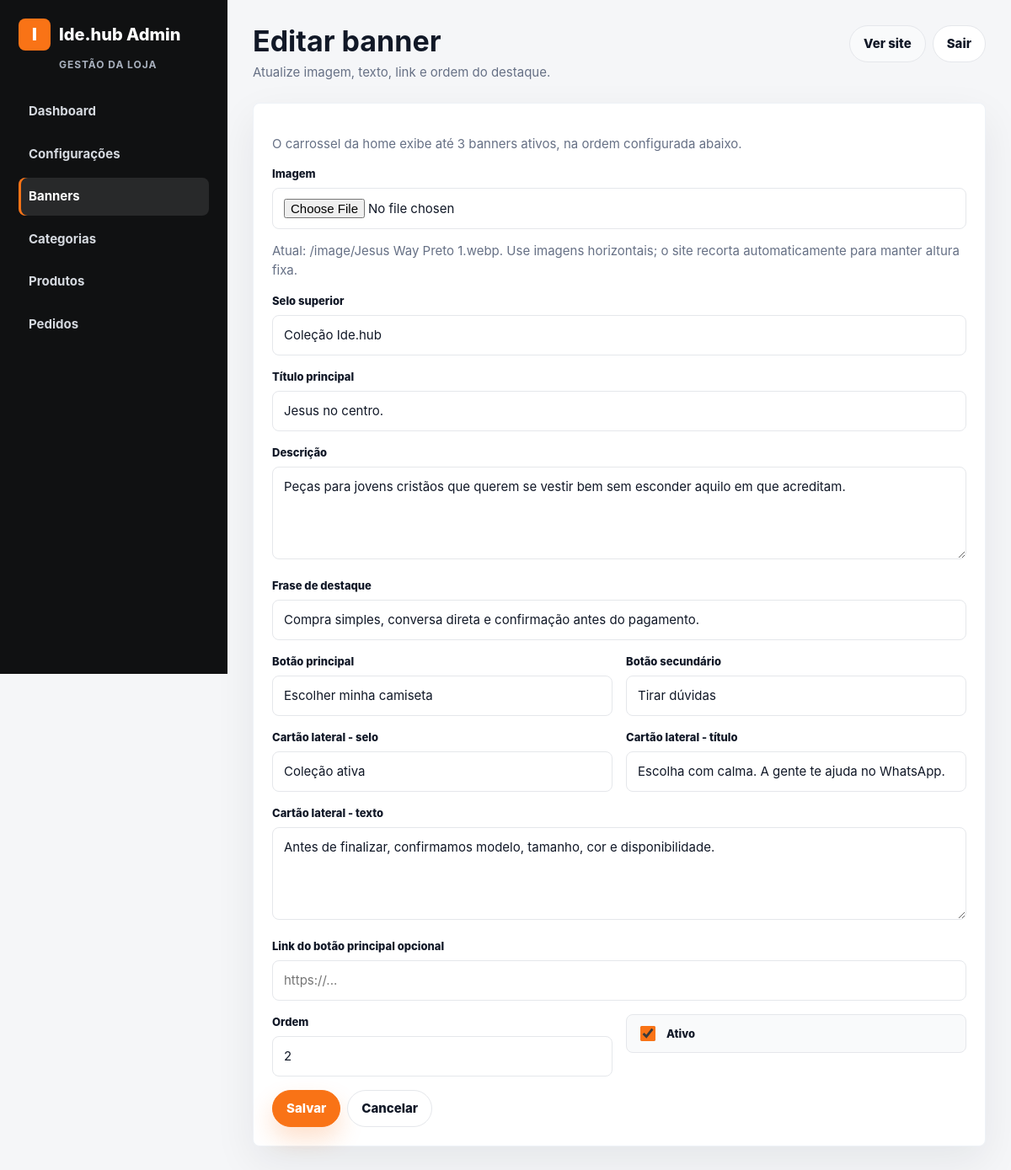
Screenshot of /admin/banners/edit.php?id=2 (signed in) with the database file from the repository.
### tables this page shows
CREATE TABLE IF NOT EXISTS banners (
  id INT UNSIGNED AUTO_INCREMENT PRIMARY KEY,
  image_path VARCHAR(255) NOT NULL,
  eyebrow VARCHAR(120) NULL,
  title VARCHAR(160) NULL,
  subtitle VARCHAR(255) NULL,
  trust_text VARCHAR(255) NULL,
  primary_cta VARCHAR(80) NULL,
  secondary_cta VARCHAR(80) NULL,
  side_kicker VARCHAR(80) NULL,
  side_title VARCHAR(160) NULL,
  side_text VARCHAR(255) NULL,
  link_url VARCHAR(255) NULL,
  display_order INT NOT NULL DEFAULT 0,
  active TINYINT(1) NOT NULL DEFAULT 1,
  created_at TIMESTAMP DEFAULT CURRENT_TIMESTAMP,
  updated_at TIMESTAMP DEFAULT CURRENT_TIMESTAMP ON UPDATE CURRENT_TIMESTAMP,
  INDEX idx_banners_active_order (active, display_order)
);

### config/database.php (called while the page is built, shortened)
<?php
function db(): PDO
{
    static $pdo = null;
    if ($pdo instanceof PDO) {
        return $pdo;
    }
    $dsn = sprintf('mysql:host=%s;dbname=%s;charset=%s', DB_HOST, DB_NAME, DB_CHARSET);
    $pdo = new PDO($dsn, DB_USER, DB_PASS, [
        PDO::ATTR_ERRMODE => PDO::ERRMODE_EXCEPTION,
        PDO::ATTR_DEFAULT_FETCH_MODE => PDO::FETCH_ASSOC,
        PDO::ATTR_EMULATE_PREPARES => false,
    ]);
    return $pdo;
}

### models/Banner.php (called while the page is built, shortened)
<?php
require_once __DIR__ . '/../config/database.php';
final class Banner
{
    private static function ensureHeroColumns(): void
    {
        $columns = db()->query('SHOW COLUMNS FROM banners')->fetchAll();
    }
    public static function find(int $id): ?array
    {
        self::ensureHeroColumns();
        $stmt = db()->prepare('SELECT * FROM banners WHERE id = ?');
        $stmt->execute([$id]);
        $banner = $stmt->fetch();
        return $banner ?: null;
    }
}

### includes/helpers.php (called while the page is built, shortened)
<?php
function e(?string $value): string
{
    return htmlspecialchars((string) $value, ENT_QUOTES, 'UTF-8');
}
function app_base_url(): string
{
    $scriptName = trim((string) ($_SERVER['SCRIPT_NAME'] ?? ''), '/');
    $segments = $scriptName === '' ? [] : explode('/', $scriptName);
    $firstSegment = $segments[0] ?? '';
    return '';
}
function app_url(string $path = ''): string
{
    $base = app_base_url();
    $cleanPath = '/' . ltrim($path, '/');
    return $base . ($cleanPath === '/' ? '' : $cleanPath);
}

### admin/banners/edit.php (the view, shortened to what this page needs)
<?php
require_once __DIR__ . '/../../models/Banner.php';
$id = (int) ($_GET['id'] ?? 0);
$banner = Banner::find($id);
require __DIR__ . '/../../includes/layout/header.php';
?>
<form class="card" method="post" enctype="multipart/form-data">
    <p class="muted">O carrossel da home exibe até 3 banners ativos, na ordem configurada abaixo.</p>
    <div class="form-row"><label>Imagem</label><input type="file" name="image" accept="image/jpeg,image/png,image/webp,image/gif"><p class="muted">Atual: <?= e($banner['image_path']) ?>. Use imagens horizontais; o site recorta automaticamente para manter altura fixa.</p></div>
    <div class="form-row"><label>Selo superior</label><input name="eyebrow" maxlength="120" value="<?= e($banner['eyebrow'] ?? '') ?>" placeholder="Streetwear com propósito"></div>
    <div class="form-row"><label>Título principal</label><input name="title" maxlength="160" value="<?= e($banner['title']) ?>" placeholder="Vista a mensagem. Carregue a presença."></div>
    <div class="form-row"><label>Descrição</label><textarea name="subtitle" rows="3" maxlength="255"><?= e($banner['subtitle']) ?></textarea></div>
    <div class="form-row"><label>Frase de destaque</label><input name="trust_text" maxlength="255" value="<?= e($banner['trust_text'] ?? '') ?>" placeholder="Peças limitadas por drop. Chame antes de esgotar."></div>
    <div class="grid grid-2">
        <div class="form-row"><label>Botão principal</label><input name="primary_cta" maxlength="80" value="<?= e($banner['primary_cta'] ?? '') ?>" placeholder="Comprar pelo WhatsApp"></div>
        <div class="form-row"><label>Botão secundário</label><input name="secondary_cta" maxlength="80" value="<?= e($banner['secondary_cta'] ?? '') ?>" placeholder="Ver coleção"></div>
    </div>
    <div class="grid grid-2">
        <div class="form-row"><label>Cartão lateral - selo</label><input name="side_kicker" maxlength="80" value="<?= e($banner['side_kicker'] ?? '') ?>" placeholder="Drop ativo"></div>
        <div class="form-row"><label>Cartão lateral - título</label><input name="side_title" maxlength="160" value="<?= e($banner['side_title'] ?? '') ?>" placeholder="3 caminhos para escolher sua próxima peça."></div>
    </div>
    <div class="form-row"><label>Cartão lateral - texto</label><textarea name="side_text" rows="2" maxlength="255"><?= e($banner['side_text'] ?? '') ?></textarea></div>
    <div class="form-row"><label>Link do botão principal opcional</label><input name="link_url" value="<?= e($banner['link_url']) ?>" placeholder="https://..."></div>
    <div class="grid grid-2">
        <div class="form-row"><label>Ordem</label><input type="number" name="display_order" value="<?= e((string) $banner['display_order']) ?>"></div>
        <div class="form-row"><label class="check-row"><input type="checkbox" name="active" <?= !empty($banner['active']) ? 'checked' : '' ?>> Ativo</label></div>
    </div>
    <div class="actions"><button class="btn btn-primary" type="submit">Salvar</button><a class="btn" href="<?= e(app_url('/admin/banners/index.php')) ?>">Cancelar</a></div>
</form>
<?php require __DIR__ . '/../../includes/layout/footer.php'; ?>

### includes/layout/header.php (style rules this page uses)
:root { --orange: #f97316; --orange-strong: #ea580c; --ink: #111827; --muted: #667085; --line: #e5e7eb; --soft-line: #eef2f7; --bg: #f5f6f8; --surface: #ffffff; --surface-soft: #f9fafb; --success-bg: #dcfce7; --success-text: #166534; --danger-bg: #fef2f2; --danger-text: #991b1b; --radius: 8px; --shadow: 0 18px 50px rgba(15, 23, 42, .07); }
* { box-sizing: border-box; }
body { margin: 0; font-family: Inter, ui-sans-serif, system-ui, -apple-system, BlinkMacSystemFont, "Segoe UI", sans-serif; color: var(--ink); background: var(--bg); font-size: 15px; line-height: 1.5; }
a { color: inherit; text-decoration: none; }
button, input, textarea, select { font: inherit; }
button, .btn, input, textarea, select { touch-action: manipulation; }
.muted { color: var(--muted); }
.card { background: var(--surface); border: 1px solid var(--soft-line); border-radius: var(--radius); padding: 22px; box-shadow: var(--shadow); }
.grid { display: grid; gap: 16px; }
.grid-2 { grid-template-columns: repeat(2, minmax(0, 1fr)); }
.btn { display: inline-flex; align-items: center; justify-content: center; gap: 8px; min-height: 44px; padding: 0 16px; border-radius: 999px; border: 1px solid var(--line); background: #fff; cursor: pointer; font-weight: 800; transition: transform .18s ease, box-shadow .18s ease, background .18s ease, border-color .18s ease; }
.btn-primary { border-color: var(--orange); background: var(--orange); color: #fff; box-shadow: 0 14px 28px rgba(249, 115, 22, .22); }
.actions { display: flex; gap: 8px; flex-wrap: wrap; }
input, textarea, select { width: 100%; min-height: 46px; padding: 12px 13px; border: 1px solid var(--line); border-radius: var(--radius); background: #fff; color: var(--ink); }
textarea { min-height: 110px; resize: vertical; }
label { display: block; margin-bottom: 6px; font-size: 13px; font-weight: 800; }
.form-row { margin-bottom: 16px; }
.check-row { display: flex; gap: 10px; align-items: center; min-height: 44px; padding: 10px 12px; border: 1px solid var(--line); border-radius: var(--radius); background: var(--surface-soft); font-weight: 800; }
.check-row input { width: 18px; height: 18px; min-height: 18px; accent-color: var(--orange); }

### rows the page displays
banners: image_path "/image/Jesus Way Preto 1.webp", eyebrow "Coleção Ide.hub", title "Jesus no centro.", subtitle "Peças para jovens cristãos que querem se vestir bem sem esconder aquilo em que acreditam.", trust_text "Compra simples, conversa direta e confirmação antes do pagamento.", primary_cta "Escolher minha camiseta", secondary_cta "Tirar dúvidas", side_kicker "Coleção ativa", side_title "Escolha com calma. A gente te ajuda no WhatsApp.", side_text "Antes de finalizar, confirmamos modelo, tamanho, cor e disponibilidade.", display_order "2", active "☑"

### other values shown
$pageTitle "Editar banner"
$pageSubtitle "Atualize imagem, texto, link e ordem do destaque."
